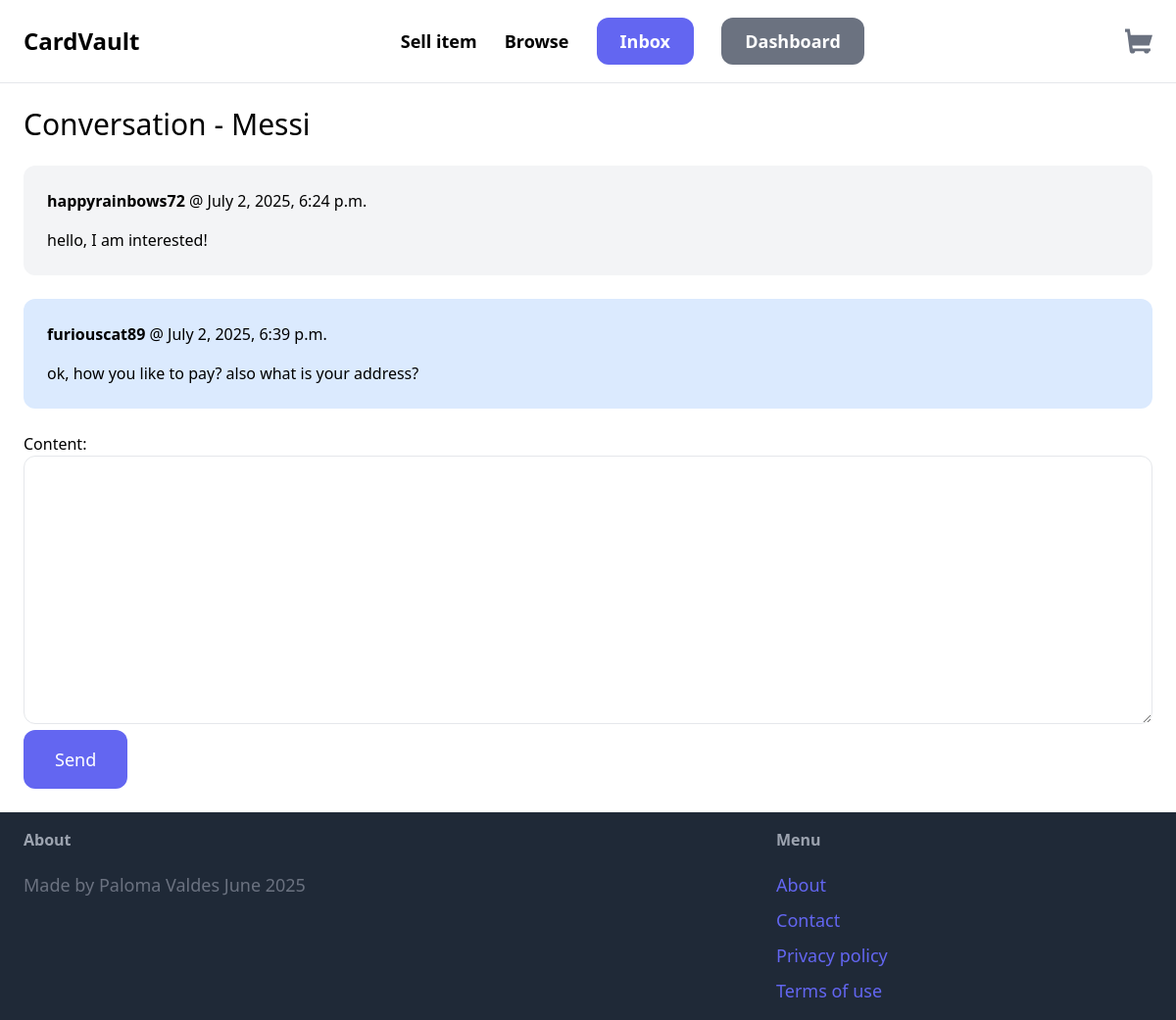
The app's page /inbox/5/ (signed in) with its own data.
### conversation/models.py (models this page shows)
class Conversation(models.Model):
    item = models.ForeignKey(Item, related_name='conversations', on_delete=models.CASCADE)
    members = models.ManyToManyField(User, related_name='conversations')
    created_at = models.DateTimeField(auto_now_add=True)
    modified_at = models.DateTimeField(auto_now=True)
    class Meta:
        ordering = ('-modified_at',)

class ConversationMessage(models.Model):
    conversation = models.ForeignKey(Conversation, related_name='messages', on_delete=models.CASCADE)
    content = models.TextField()
    created_at = models.DateTimeField(auto_now_add=True)
    created_by = models.ForeignKey(User, related_name='created_messages', on_delete=models.CASCADE)

### item/models.py (models this page shows, shortened)
class Item(models.Model):
    category = models.ForeignKey(Category, related_name='items', on_delete=models.CASCADE)
    name = models.CharField(max_length=255)
    description = models.TextField(blank=True, null=True)
    price = models.DecimalField(max_digits=10, decimal_places=2)
    image = models.ImageField(upload_to='item_images', blank=True, null=True)
    is_sold = models.BooleanField(default=False)
    created_by = models.ForeignKey(User, related_name='items', on_delete=models.CASCADE)
    created_at = models.DateTimeField(auto_now_add=True)

### conversation/views.py (the view)
# urls.py: path('<int:pk>/', views.detail, name='detail'),
@login_required
def detail(request, pk):
    conversation = Conversation.objects.filter(members__in=[request.user.id]).get(pk=pk)
    if request.method == 'POST':
        form = ConversationMessageForm(request.POST)
        if form.is_valid():
            conversation_message = form.save(commit=False)
            conversation_message.conversation = conversation
            conversation_message.created_by = request.user
            conversation_message.save()
            conversation.save()
            return redirect('conversation:detail', pk=pk)
    else:
        form = ConversationMessageForm()
    return render(request, 'conversation/detail.html', {
        'conversation': conversation,
        'form': form
    })

### conversation/forms.py
class ConversationMessageForm(forms.ModelForm):
    class Meta:
        model = ConversationMessage
        fields = ('content',)
        widgets = {
            'content': forms.Textarea(attrs={
                'class': 'w-full py-4 px-6 rounded-xl border'
            })
        }

### conversation/templates/conversation/detail.html (shortened to what this page needs)
{% extends 'core/base.html' %}
{% block content %}
<h1 class="mb-6 text-3xl">Conversation - {{ conversation.item.name }}</h1>
<div class="space-y-6">
    {% for message in conversation.messages.all %}
        <div class="p-6 flex {% if message.created_by == request.user %}bg-blue-100{% else %}bg-gray-100{% endif %} rounded-xl">
            <div>
                <p class="mb-4"><strong>{{ message.created_by.username }}</strong> @ {{ message.created_at }}</p>
                <p>{{ message.content }}</p>
            </div>
        </div>
    {% endfor %}
</div>
<form method="post" action="." class="mt-6">
    {{ form.as_p }}
    <button class="py-4 px-8 text-lg bg-indigo-500 hover:bg-indigo-700 rounded-xl text-white">Send</button>
</form>
{% endblock %}

### core/templates/core/base.html (shortened to what this page needs)
<!doctype html>
<html>
    <head>
        <script src="https://cdn.tailwindcss.com"></script>
    </head>
    <body class="flex flex-col min-h-screen">
        <nav class="py-6 px-6 flex justify-between items-center border-b border-gray-200">
            <a href="/" class="text-2xl font-semibold">CardVault</a>
            <div class="space-x-6">
                <a href="{% url 'item:new' %}" class="text-lg font-semibold hover:text-gray-500">Sell item</a>
                <a href="{% url 'item:items' %}" class="text-lg font-semibold hover:text-gray-500">Browse</a>
                {% if request.user.is_authenticated %}
                    <a href="{% url 'conversation:inbox' %}" class="px-6 py-3 text-lg font-semibold bg-indigo-500 text-white rounded-xl hover:bg-indigo-700">Inbox</a>
                    <a href="{% url 'dashboard:index' %}" class="px-6 py-3 text-lg font-semibold bg-gray-500 text-white rounded-xl hover:bg-gray-700">Dashboard</a>
                {% else %}
                    <a href="{% url 'core:signup' %}" class="px-6 py-3 text-lg font-semibold bg-indigo-500 text-white rounded-xl hover:bg-indigo-700">Sign up</a>
                    <a href="{% url 'core:login' %}" class="px-6 py-3 text-lg font-semibold bg-gray-500 text-white rounded-xl hover:bg-gray-700">Login</a>
                {% endif %}
            </div>
            <a href="{% url 'cart:cart_detail' %}">
            </a>
        </nav>
        <main class="flex-grow">
            <div class="px-6 py-6">
                {% block content %}
                {% endblock %}
            </div>
        </main>
        <footer class="py-4 px-6 flex justify-between bg-gray-800">
            <div class="w-2/3 pr-10">
                <h3 class="mb-5 font-semibold text-gray-400">About</h3>
                <p class="text-lg text-gray-500">Made by Paloma Valdes June 2025</p>
            </div>
            <div class="w-1/3">
                <h3 class="mb-5 font-semibold text-gray-400">Menu</h3>
                <ul class="space-y-2">
                    <li>
                        <a href="#" class="text-lg text-indigo-500 hover:text-indigo-700">About</a>
                    </li>
                    <li>
                        <a href="{% url 'core:contact' %}" class="text-lg text-indigo-500 hover:text-indigo-700">Contact</a>
                    </li>
                    <li>
                        <a href="#" class="text-lg text-indigo-500 hover:text-indigo-700">Privacy policy</a>
                    </li>
                    <li>
                        <a href="#" class="text-lg text-indigo-500 hover:text-indigo-700">Terms of use</a>
                    </li>
                </ul>
            </div>
        </footer>
    </body>
</html>

### records on screen
Conversation: item.name "Messi"
ConversationMessage: created_by.username "happyrainbows72", created_at "July 2, 2025, 6:24 p.m.", content "hello, I am interested!"
ConversationMessage: created_by.username "furiouscat89", created_at "July 2, 2025, 6:39 p.m.", content "ok, how you like to pay? also what is your address?"
